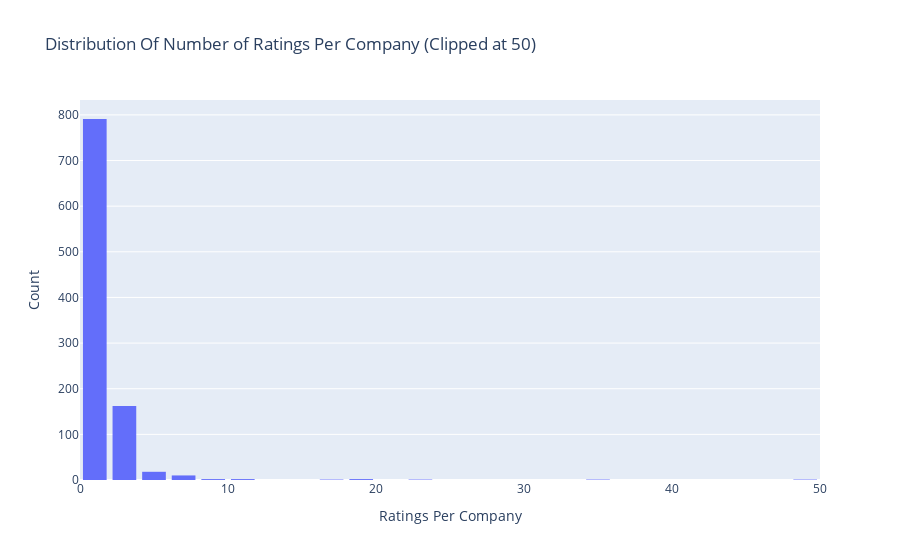

Here is the notebook cell this chart was saved with:
### Code cell
# Number of ratings per company
data = df.groupby('companyID')['inferredRating'].count().clip(upper=50)

# Create trace
trace = go.Histogram(x = data.values,
                     name = 'Ratings',
                     xbins = dict(start = 0,
                                  end = 50,
                                  size = 2))
# Create layout
layout = go.Layout(title = 'Distribution Of Number of Ratings Per Company (Clipped at 50)',
                   xaxis = dict(title = 'Ratings Per Company'),
                   yaxis = dict(title = 'Count'),
                   bargap = 0.2)

# Create plot
fig = go.Figure(data=[trace], layout=layout)
iplot(fig)

### Figure 1 — Plotly figure (JSON) as saved in the notebook; plotly's stock layout.template omitted (floating-point values rounded to 4 significant figures; data arrays with more than 128 entries replaced by an {"elided": "..."} marker saying what was removed)
{"data": [{"name": "Ratings", "type": "histogram", "x": {"elided": "992 int values"}, "xbins": {"end": 50, "size": 2, "start": 0}}], "layout": {"bargap": 0.2, "title": {"text": "Distribution Of Number of Ratings Per Company (Clipped at 50)"}, "xaxis": {"title": {"text": "Ratings Per Company"}}, "yaxis": {"title": {"text": "Count"}}}}
